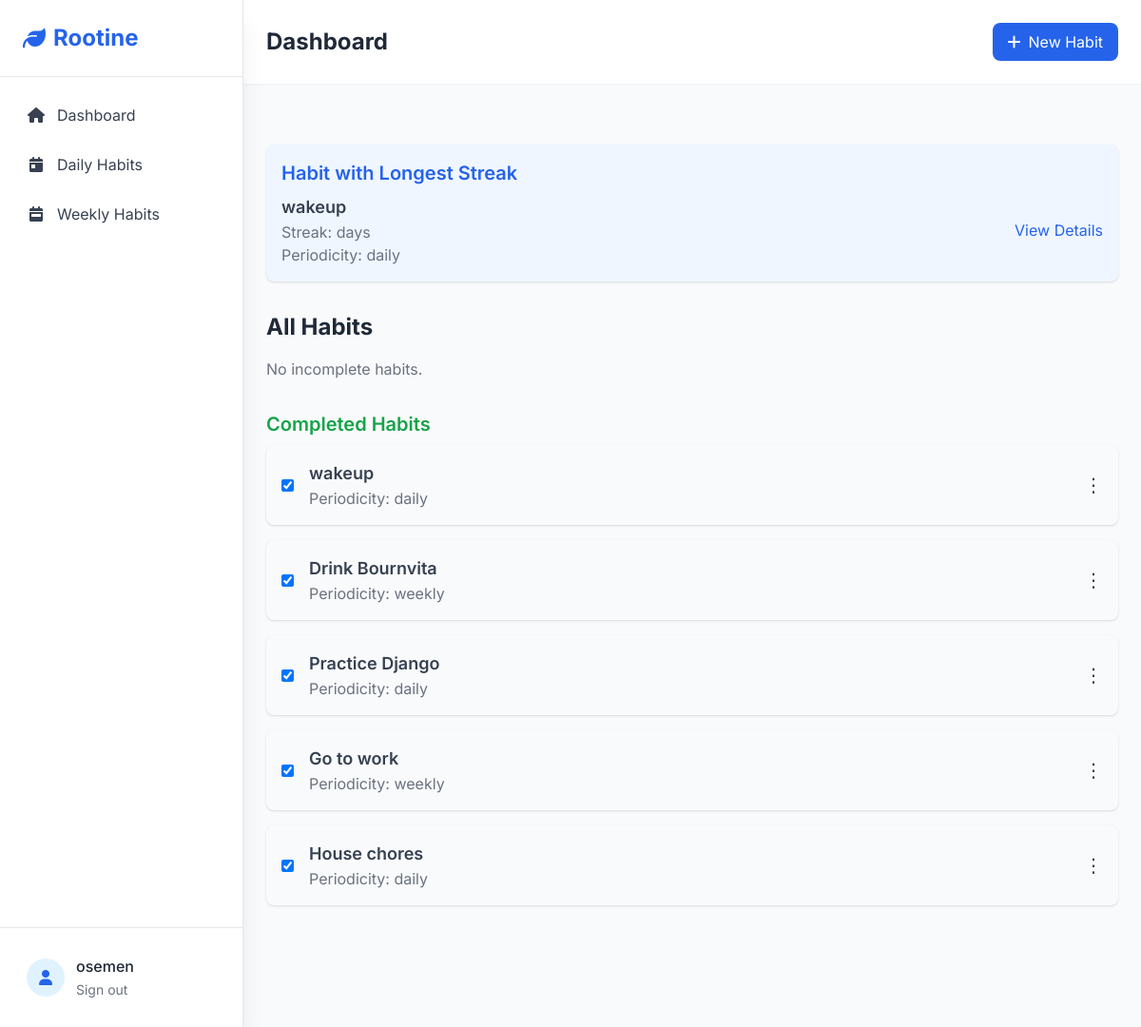
Screenshot of /habit/dashboard/ (signed in) with the database file from the repository.
### habit/models.py (models this page shows, shortened)
class Habit(models.Model):
    PERIODICITY = [
        ("daily", "Daily"),
        ("weekly", "Weekly")
    ]
    name = models.CharField(max_length=255, unique=True)
    description = models.TextField(max_length= 1000)
    user = models.ForeignKey(User, on_delete=models.CASCADE)
    periodicity = models.CharField(max_length=10, choices=PERIODICITY)
    created_at = models.DateTimeField(auto_now_add=True)
    updated_at = models.DateTimeField(auto_now=True)
    def is_completed_on(self, day):
        if self.periodicity == 'daily':
            return self.completions.filter(date=day).exists()
        elif self.periodicity == 'weekly':
            start_of_week = day - timedelta(days=day.weekday())  # Monday
            end_of_week = start_of_week + timedelta(days=6)      # Sunday
            return self.completions.filter(date__range=(start_of_week, end_of_week)).exists()
        return False
    def longest_streak(self):
        longest = 0
        current_streak = 0
        previous_period = None
        if self.periodicity == 'daily':
            for completion in self.completions.order_by('date'):
                if previous_period and (completion.date - previous_period).days == 1:
                    current_streak += 1
                else:
                    current_streak = 1
                longest = max(longest, current_streak)
                previous_period = completion.date
        elif self.periodicity == 'weekly':
            weeks = set()
            for completion in self.completions.all():
                iso_year, iso_week, _ = completion.date.isocalendar()
                weeks.add((iso_year, iso_week))
            sorted_weeks = sorted(weeks)
            for i, (year, week) in enumerate(sorted_weeks):
                if i > 0:
                    prev_year, prev_week = sorted_weeks[i - 1]
                    if (year == prev_year and week == prev_week + 1) or \
                    (year == prev_year + 1 and prev_week == 52 and week == 1):
                        current_streak += 1
                    else:
                        current_streak = 1
                else:
                    current_streak = 1
                longest = max(longest, current_streak)
        return longest

### habit/views.py (the view)
# urls.py: path('habit/dashboard/', views.Dashboard.as_view(), name='dashboard'),
class Dashboard(LoginRequiredMixin, ListView):
    model = Habit
    context_object_name = "habits"
    template_name = "dashboard.html"
    def get_context_data(self, **kwargs):
        context = super().get_context_data(**kwargs)
        context['user'] = self.request.user
        today = date.today()
        habits = context['habits']
        context['incomplete_habits'] = [habit for habit in habits if not habit.is_completed_on(today)]
        context['completed_habits'] = [habit for habit in habits if habit.is_completed_on(today)]
        longest_streak_habit = None
        max_streak = 0
        for habit in habits:
            streak = habit.longest_streak()
            if streak > max_streak:
                max_streak = streak
                longest_streak_habit = habit
        context['longest_streak_habit'] = longest_streak_habit
        return context
    def get_queryset(self):
        return Habit.objects.filter(user=self.request.user)

### templates/dashboard.html (shortened to what this page needs)
{% extends 'base.html' %}
{% load static %}
{% block content %}
<div class="max-w-4xl mx-auto mt-10">
    <div class="bg-blue-50 p-4 shadow rounded-lg mb-8">
        <h3 class="text-xl font-semibold text-blue-600 mb-2">Habit with Longest Streak</h3>
        {% if longest_streak_habit %}
        <div class="flex items-center justify-between">
            <div>
                <h4 class="text-lg font-semibold text-gray-700">{{ longest_streak_habit.name }}</h4>
                <p class="text-gray-500">Streak: {{ longest_streak_habit.streak }} days</p>
                <p class="text-gray-500">Periodicity: {{ longest_streak_habit.periodicity }}</p>
            </div>
            <a href="{% url 'detail_habit' longest_streak_habit.pk %}" class="text-blue-600 hover:underline">View Details</a>
        </div>
        {% else %}
        <p class="text-gray-500">No habits available to display the longest streak.</p>
        {% endif %}
    </div>
    <h2 class="text-2xl font-bold text-gray-800 mb-4">All Habits</h2>
    <ul id="incomplete-habits" class="space-y-4 mb-8">
        {% for habit in incomplete_habits %}
        <li id="habit-item-{{ habit.id }}"
            class="habit-item flex items-center justify-between bg-white p-4 shadow rounded-lg"
            data-habit-id="{{ habit.id }}" data-completed="false">
            <div class="flex items-center">
                <input
                type="checkbox"
                id="habit-{{ habit.id }}"
                class="habit-checkbox mr-4"
                onchange="completeHabit(this)"
                {% if habit.completed %}checked{% endif %}>
                <label for="habit-{{ habit.id }}" class="flex-1">
                    <h3 class="habit-name text-lg font-semibold text-gray-700">{{ habit.name }}</h3>
                    <p class="text-gray-500">Periodicity: {{ habit.periodicity }}</p>
                </label>
            </div>
            <div class="relative group inline-block text-left">
                <button class="text-gray-700 text-xl">⋮</button>
                <div class="absolute right-0 bg-white shadow-lg rounded-lg w-32 z-50 opacity-0 group-hover:opacity-100 invisible group-hover:visible transition-all duration-200"
                    style="top: 2.5rem;">
                    <a href="{% url 'edit_habit' habit.pk %}" class="block px-4 py-2 text-gray-700 hover:bg-gray-100">Edit</a>
                    <a href="{% url 'delete_habit' habit.pk %}" class="block px-4 py-2 text-red-600 hover:bg-gray-100">Delete</a>
                    <a href="{% url 'detail_habit' habit.pk %}" class="block px-4 py-2 text-gray-700 hover:bg-gray-100">View Analytics</a>
                </div>
            </div>
        </li>
        {% empty %}
        <p class="text-gray-500">No incomplete habits.</p>
        {% endfor %}
    </ul>
    <h3 class="text-xl font-semibold text-green-600 mb-2">Completed Habits</h3>
    <ul id="completed-habits" class="space-y-4">
        {% for habit in completed_habits %}
        <li id="habit-item-{{ habit.id }}"
            class="habit-item flex items-center justify-between bg-gray-50 p-4 shadow rounded-lg"
            data-habit-id="{{ habit.id }}" data-completed="true">
            <div class="flex items-center">
                <input
                    type="checkbox"
                    id="habit-{{ habit.id }}"
                    class="habit-checkbox mr-4"
                    onchange="completeHabit(this)"
                    checked>
                <label for="habit-{{ habit.id }}" class="flex-1">
                    <h3 class="habit-name text-lg font-semibold text-gray-700">{{ habit.name }}</h3>
                    <p class="text-gray-500">Periodicity: {{ habit.periodicity }}</p>
                </label>
            </div>
            <div class="relative group inline-block text-left">
                <button class="text-gray-700 text-xl">⋮</button>
            </div>
        </li>
        {% empty %}
        <p class="text-gray-500">No completed habits yet.</p>
        {% endfor %}
    </ul>
</div>
{% endblock content %}

### templates/base.html (shortened to what this page needs)
{% load static %}
<!DOCTYPE html>
<html lang="en">
<head>
    <script src="https://cdn.tailwindcss.com"></script>
    <link rel="stylesheet" href="https://cdnjs.cloudflare.com/ajax/libs/font-awesome/6.4.0/css/all.min.css">
</head>
<body class="bg-gray-50 font-sans antialiased text-gray-800">
    <aside id="sidebar" class="fixed top-0 left-0 h-screen w-64 bg-white shadow-xl transform -translate-x-full lg:translate-x-0 transition-slow z-40 flex flex-col border-r border-gray-200">
        <div class="p-6 border-b border-gray-200">
            <h2 class="text-2xl font-bold text-primary-600 flex items-center">
                <i class="fas fa-leaf mr-2"></i> Rootine
            </h2>
        </div>
        <nav class="flex-1 overflow-y-auto no-scrollbar">
            <ul class="space-y-1 p-4">
                <li>
                    <a href="{% url 'dashboard' %}" class="flex items-center space-x-3 p-3 rounded-lg text-gray-700 hover:bg-primary-50 hover:text-primary-600 transition-slow">
                        <i class="fas fa-home w-5 text-center"></i>
                        <span>Dashboard</span>
                    </a>
                </li>
                <li>
                    <a href="{% url 'daily_habit' %}" class="flex items-center space-x-3 p-3 rounded-lg text-gray-700 hover:bg-primary-50 hover:text-primary-600 transition-slow">
                        <i class="fas fa-calendar-day w-5 text-center"></i>
                        <span>Daily Habits</span>
                    </a>
                </li>
                <li>
                    <a href="{% url 'weekly_habit' %}" class="flex items-center space-x-3 p-3 rounded-lg text-gray-700 hover:bg-primary-50 hover:text-primary-600 transition-slow">
                        <i class="fas fa-calendar-week w-5 text-center"></i>
                        <span>Weekly Habits</span>
                    </a>
                </li>
            </ul>
        </nav>
        <div class="p-4 border-t border-gray-200">
            <div class="flex items-center space-x-3 p-3">
                <div class="w-10 h-10 rounded-full bg-primary-100 flex items-center justify-center text-primary-600">
                    <i class="fas fa-user"></i>
                </div>
                <div>
                    <p class="font-medium">{{ user.username }}</p>
                    <form method="post" action="{% url 'logout' %}?next={% url 'home' %}" class="inline">
                        <button type="submit" class="text-sm text-gray-500 hover:text-red-600 transition-slow">
                            Sign out
                        </button>
                    </form>
                </div>
            </div>
        </div>
    </aside>
    <main class="lg:ml-64 min-h-screen transition-slow">
        <header class="sticky top-0 z-20 bg-white shadow-sm">
            <div class="flex justify-between items-center p-4 lg:p-6">
                <h1 class="text-2xl font-bold text-gray-800">
                    {% block page_title %}Dashboard{% endblock %}
                </h1>
                <div class="flex items-center space-x-4">
                    <a href="{% url 'create_habit' %}" class="bg-primary-600 text-white px-4 py-2 rounded-lg hover:bg-primary-700 transition-slow flex items-center space-x-2">
                        <i class="fas fa-plus"></i>
                        <span class="hidden sm:inline">New Habit</span>
                    </a>
                </div>
            </div>
        </header>
        <div class="p-4 lg:p-6">
            {% block content %}{% endblock %}
        </div>
    </main>
</body>
</html>

### templates/base.html (style rules this page uses)
.transition-slow { transition: all 0.3s ease-in-out; }
.no-scrollbar { -ms-overflow-style: none; scrollbar-width: none; }

### rows the page displays
Habit: name "wakeup", periodicity "daily"
Habit: name "Drink Bournvita", periodicity "weekly"
Habit: name "Practice Django", periodicity "daily"
Habit: name "Go to work", periodicity "weekly"
Habit: name "House chores", periodicity "daily"

### other values shown
{{ user.username }} "osemen"
